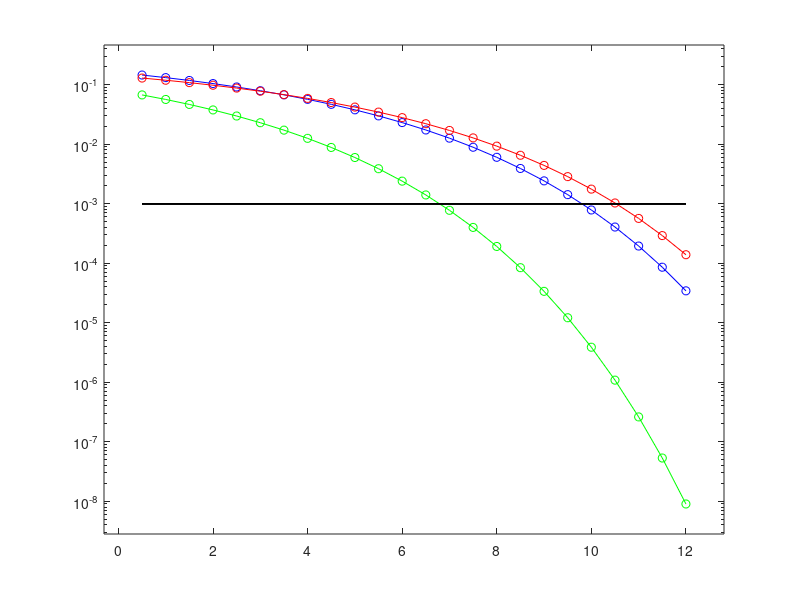

MATLAB code for this plot:


alpha = 0.33;
L = 15;
Fe = 24000;
Rb = 3000;%Débit binaire
Tb = 1/Rb;
Te = 1/Fe;
N = 500000;
V = 1;

%Génération de bits

r = randi([0 1],N,1)';

%%Modulateur 1:

Ts = Tb;
Ns = Ts*Fe;

%Mapping

map = 2*V*r-V;

%Création du filtre (rectangle de largeur Ts)

h = ones(1, Ns);

%Filtrage
A = zeros(1, Ns - 1);
mapSe = kron(map, [1 A]);
signal = filter(h, 1, mapSe);


%Mapping
signalmodule = signal;
M = 2;

Nrab = 12;
Pas = 0.5;
tebtab = zeros(Nrab/Pas - 1, 1);
rabbtab = (Pas:Pas:Nrab);
for i = rabbtab

rabb = i;
Psig = mean(abs(signalmodule).^2);
sigman = sqrt(Psig*Ns/(2*(log(M)/log(2))*10.^(rabb/10)));
bruit = sigman*randn(1,length(signalmodule));
signalmodulebruite = signalmodule + bruit;

signaldemodulebruit = filter(h, 1, signalmodulebruite);

n0 = Ns;
Ebruit = signaldemodulebruit(n0:Ns:end);
res = (Ebruit>0);
teb = mean(abs(res-r));
tebtab(floor(i/Pas)) = teb;

end


%semilogy(rabbtab, tebtab, 'o');
%hold on
Qtab1 = qfunc(sqrt(2*(10.^(rabbtab/10))));
%semilogy(rabbtab, Qtab1,'o');
%grid on;
%axis padded;
%Diagramme de l'oeil
%plot(reshape(signaldemodulebruit,2*Ns,numel(signaldemodulebruit)/Ns/2))


alpha = 0.33;
L = 15;
Fe = 24000;
Rb = 3000;%Débit binaire
Tb = 1/Rb;
Te = 1/Fe;
N = 500000;
V = 1;

%Génération de bits

r = randi([0 1],N,1)';

%%Modulateur 1:

Ts = Tb;
Ns = Ts*Fe;

%Mapping

map = 2*V*r-V;

%Création du filtre (rectangle de largeur Ts)

h = ones(1, Ns);

%Filtrage
A = zeros(1, Ns - 1);
mapSe = kron(map, [1 A]);
signal = filter(h, 1, mapSe);



signalmodule = signal;
M = 2;


for i = rabbtab

rabb = i;
Psig = mean(abs(signalmodule).^2);
sigman = sqrt(Psig*Ns/(2*(log(M)/log(2))*10.^(rabb/10)));
bruit = sigman*randn(1,length(signalmodule));
signalmodulebruite = signalmodule + bruit;

h = ones(1, floor(Ns/2));
signaldemodulebruit = filter(h, 1, signalmodulebruite);

n0 = (3/4)*Ns;
Ebruit = signaldemodulebruit(n0:Ns:end);
res = (Ebruit>0);
teb = mean(abs(res-r));
tebtab(floor(i/Pas)) = teb;

end

%semilogy(rabbtab, tebtab, 'o');
%hold on
Qtab2 = qfunc(sqrt(10.^(rabbtab/10)));
%semilogy(rabbtab, Qtab2, 'o')
%grid on;
%axis padded;

%Diagramme de l'oeil
%plot(reshape(signaldemodulebruit,2*Ns,numel(signaldemodulebruit)/Ns/2))


alpha = 0.33;
L = 15;
Fe = 24000;
Rb = 3000;%Débit binaire
Tb = 1/Rb;
Te = 1/Fe;
N = 500000;
V = 1;

%Génération de bits

r = randi([0 1],N,1)';

Ts = 2*Tb;
Ns = Ts*Fe;

%Mapping
V1 = V;
V2 = 3*V1;
r2 = reshape(r', [2, N/2])';
rd = bi2de(r2, 'left-msb');
rd = rd+1;
LUT = [V2 V1 -V2 -V1];
map = LUT(rd);



%Création du filtre (rectangle de largeur Ts)

h = ones(1, Ns);

%Filtrage
A = zeros(1, Ns - 1);
mapSe = kron(map, [1 A]);
signal = filter(h, 1, mapSe);

signalmodule = signal;
M = 4;

for i = rabbtab

rabb = i;
Psig = mean(abs(signalmodule).^2);
sigman = sqrt(Psig*Ns/(2*(log(M)/log(2))*10.^(rabb/10)));
bruit = sigman*randn(1,length(signalmodule));
signalmodulebruite = signalmodule + bruit;

signaldemodulebruit = filter(h, 1, signalmodulebruite);

%figure
%plot(signaldemodulebruit)
%axis padded
%grid on

%Diagramme de l'oeil
%figure
%plot(reshape(signaldemodulebruit,2*Ns,numel(signaldemodulebruit)/Ns/2))

%From demodulebruit to bits
n0 = Ns;
Ebruit = signaldemodulebruit(n0:Ns:end);

seuil1 = 2*V1*Ns;
seuil2 = 0;
seuil3 = -seuil1;

Res1 = (Ebruit>seuil1);
Res2 = (Ebruit>seuil2) - Res1;
Res3 = (Ebruit<seuil3);
Res4 = (Ebruit<seuil2) - Res3;

Res = 1*Res1 + 2*Res2 + 3*Res3 + 4*Res4;

LUT_inv = [0 1 2 3];
delute = LUT_inv(Res);
resf = de2bi(delute, 'left-msb');
resf = reshape(resf', [1,N]);

teb = mean(abs(resf-r));
tebtab(floor(i/Pas)) = teb;

end

%semilogy(rabbtab, tebtab, 'o');
%hold on
Qtab3 = (3/4)*qfunc(sqrt((4/5)*10.^(rabbtab/10)));
%semilogy(rabbtab, Qtab3, 'o');
%grid on;
%axis padded;

semilogy(rabbtab, Qtab1, 'o-g');
hold on;
semilogy(rabbtab, Qtab2, 'o-b');
hold on;
semilogy(rabbtab, Qtab3, 'o-r');
hold on;
plot (rabbtab, 10^(-3)*ones(length(rabbtab)), 'k');
axis padded;